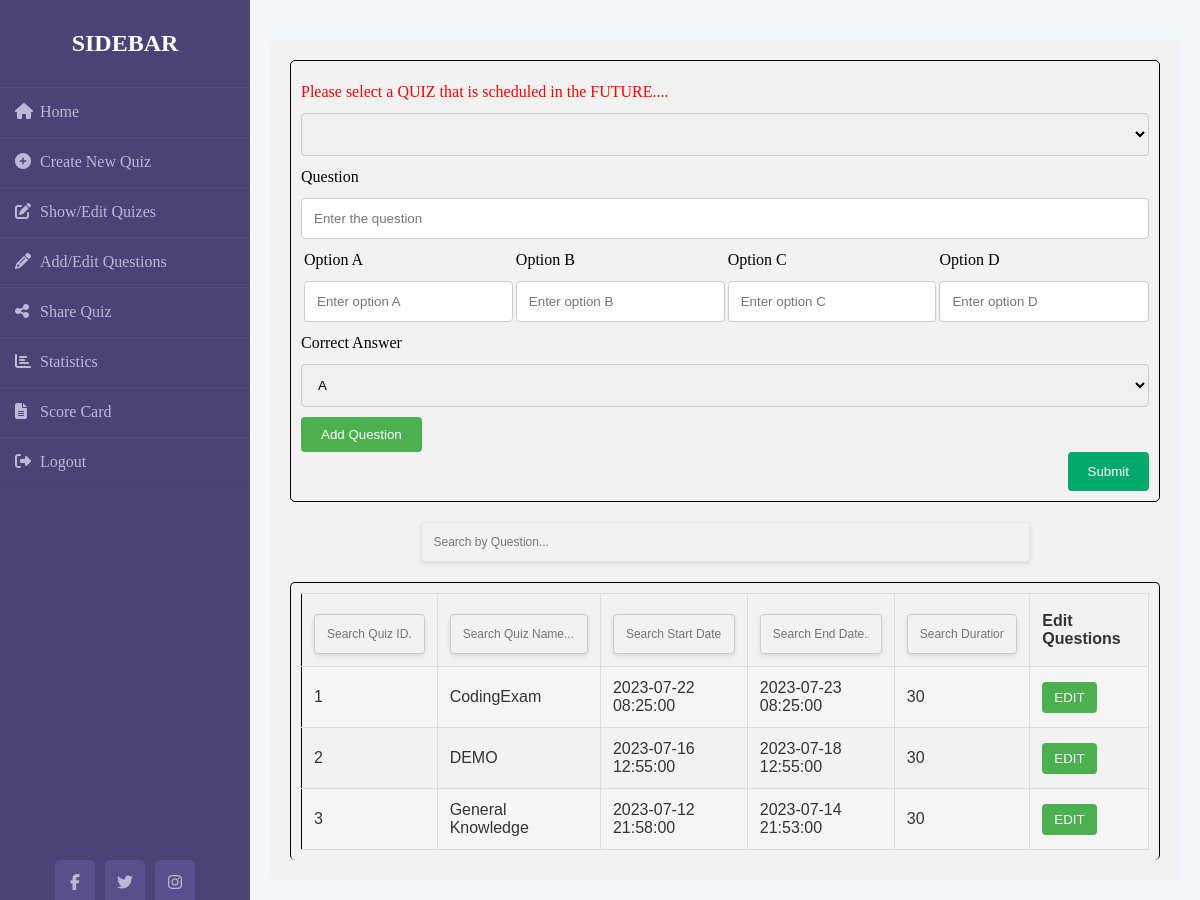
/Admin/Html/updateQz.php (signed in), run on the app's committed database.
### tables this page shows
CREATE TABLE `category` (
  `id` int(11) NOT NULL,
  `quizName` varchar(255) NOT NULL,
  `quizStartTime` datetime NOT NULL,
  `quizEndTime` datetime NOT NULL,
  `duration` int(11) DEFAULT NULL,
  `adminEmail` varchar(255) DEFAULT NULL
);

### Admin/Html/updateQz.php (the view, shortened to what this page needs)
<!DOCTYPE html>
<html lang="en">
<head>
    <link rel="stylesheet" href="../Css/navBar.css">
    <link rel="stylesheet" href="../Css/home.css">
    <link rel="stylesheet" href="../Css/editQuiz.css">
    <link rel="stylesheet" href="../Css/showQuiz.css">
</head>
<body>
    <div class="wrapper">
        <div class="sidebar">
            <h2>Sidebar</h2>
            <ul>
                <li><a href="home.php"><i class="fas fa-home"></i>Home</a></li>
                <li><a href="createQz.php"><i class="fas fa-plus-circle"></i>Create New Quiz</a></li>
                <li><a href="qzUpdate.php"><i class="fas fa-edit"></i>Show/Edit Quizes</a></li>
                <li><a href="updateQz.php"><i class="fas fas fa-pencil-alt"></i>Add/Edit Questions</a></li>
                <li><a href="shareQz.php"><i class="fas fas fa-share-alt"></i>Share Quiz</a></li>
                <li><a href="statistics.php"><i class="fas fas fa-chart-bar"></i>Statistics</a></li>
                <li><a href="scoreCard.php"><i class="fas fa-file-alt"></i>Score Card</a></li>
                <li><a href="logout.php"><i class="fas fa-sign-out-alt"></i>Logout</a></li>
            </ul>
            <div class="social_media">
                <a href="#"><i class="fab fa-facebook-f"></i></a>
                <a href="#"><i class="fab fa-twitter"></i></a>
                <a href="#"><i class="fab fa-instagram"></i></a>
            </div>
        </div>
        <div class="main_content">
            <div class="container">
                <form action="addQuesInQuiz.php" method="post" id="quizForm">
                     <div class="row">
                        <label style="color:red";>Please select a QUIZ that is scheduled in the FUTURE....</label>
                        <select class="answer" name ="selectQuizId" required>
                        </select>
                    </div>
                    <div id="questionsContainer">
                        <div class="question-row">
                            <div class="row">
                                <label>Question</label>
                                <input type="text" class="quiz" name="question[]" placeholder="Enter the question"
                                    required autocomplete="off">
                            </div>
                            <div class="rowFlex">
                                <div class="row">
                                    <label>Option A</label>
                                    <input type="text" class="questions" name="option1[]" placeholder="Enter option A"
                                        required autocomplete="off">
                                </div>
                                <div class="row">
                                    <label>Option B</label>
                                    <input type="text" class="option" name="option2[]" placeholder="Enter option B"
                                        required autocomplete="off">
                                </div>
                                <div class="row">
                                    <label>Option C</label>
                                    <input type="text" class="option" name="option3[]" placeholder="Enter option C"
                                        required autocomplete="off">
                                </div>
                                <div class="row">
                                    <label>Option D</label>
                                    <input type="text" class="option select" name="option4[]" placeholder="Enter option D"
                                        required autocomplete="off">
                                </div>
                            </div>
                            <div class="row">
                                <label>Correct Answer</label>
                                <select class="answer" name="answer[]" required>
                                    <option value="A">A</option>
                                </select>
                            </div>
                        </div>
                    </div>
                    <div class="row">
                        <button type="button" class="add-question-btn" onclick="addQuestion()">Add Question</button>
                    </div>
                    <div class="row">
                        <input type="submit" value="Submit">
                    </div>
                </form>
                <input type="text" id="searchInputTop" onkeyup="searchByName()" placeholder="Search by Question..."
                    class="search-input">
                    <div class="tableOverFlow">
                <table id="quizTable">
                    <tr>
                        <th>
                            <input type="text" id="searchInput0" onkeyup="searchTable(0)"
                                placeholder="Search Quiz ID..." class="search-input">
                        </th>
                        <th>
                            <input type="text" id="searchInput1" onkeyup="searchTable(1)"
                                placeholder="Search Quiz Name..." class="search-input">
                        </th>
                        <th>
                            <input type="text" id="searchInput2" onkeyup="searchTable(2)"
                                placeholder="Search Start Date..." class="search-input">
                        </th>
                        <th>
                            <input type="text" id="searchInput3" onkeyup="searchTable(3)"
                                placeholder="Search End Date..." class="search-input">
                        </th>
                        <th>
                            <input type="text" id="searchInput4" onkeyup="searchTable(4)"
                                placeholder="Search Duration..." class="search-input">
                        </th>
                        <th>Edit Questions</th>
                    </tr>
                    <?php
                        $servername="localhost";
                        $username="root";
                        $password="";
                        $connection = mysqli_connect($servername,$username,$password);
                        $query = "SELECT * FROM category WHERE adminEmail = '" . $_SESSION['adminEmail'] . "'";
                        $result=mysqli_query($connection,$query);
                        $i = 1;
                        while($row = mysqli_fetch_array($result)){
                        ?>
                    <tr>
                        <td>
                            <?php echo $i++; ?>
                        </td>
                        <td>
                            <?php echo $row['quizName'] ?>
                        </td>
                        <td>
                            <?php echo $row['quizStartTime'] ?>
                        </td>
                        <td>
                            <?php echo $row['quizEndTime'] ?>
                        </td>
                        <td>
                            <?php echo $row['duration'] ?>
                        </td>
                        <td>
                            <button class="edit-btn">
                                <a href="updateQues.php?id=<?php echo $row['id'];?>" style="color:white;"
                                    class="btn edit-link" data-toggle="tooltip" data-placement="top"
                                    title="EDIT" onclick="return dateCheckEdit('<?php echo $row['quizStartTime']; ?>','<?php echo $row['id']; ?>') ">EDIT</a>
                            </button>
                        </td>
                    </tr>
                    <?php
                        }
                        ?>
                </table>
            </div>
            </div>
        </div>
</body>
</html>

### Admin/Css/navBar.css (style rules this page uses)
* { margin: 0; padding: 0; box-sizing: border-box; list-style: none; text-decoration: none; }
body { background-color: #f3f5f9; }
.wrapper { display: flex; position: relative; }
.sidebar { z-index: 1; width: 250px; height: 100%; background: #4b4276; padding: 30px 0px; position: fixed; transition: transform 0.3s ease-in-out; }
.sidebar h2 { color: #fff; text-transform: uppercase; text-align: center; margin-bottom: 30px; }
.sidebar ul li { padding: 15px; border-bottom: 1px solid #bdb8d7; border-bottom: 1px solid rgba(0, 0, 0, 0.05); border-top: 1px solid rgba(255, 255, 255, 0.05); }
.sidebar ul li a { color: #bdb8d7; display: block; }
.sidebar ul li a .fas { width: 25px; }
.sidebar .social_media { position: absolute; bottom: 0; left: 50%; transform: translateX(-50%); display: flex; }
.sidebar .social_media a { display: block; width: 40px; background: #594f8d; height: 40px; line-height: 45px; text-align: center; margin: 0 5px; color: #bdb8d7; border-top-left-radius: 5px; border-top-right-radius: 5px; }
.main_content { margin-left: 250px; min-height: 100vh; padding: 20px; transition: margin-left 0.3s ease-in-out; }

### Admin/Css/home.css (style rules this page uses)
.main_content { width: 100%; background-color: #FCCF31 + #F55555; height: 100vh; }

### Admin/Css/editQuiz.css (style rules this page uses)
.main_content { width: 100%; min-height: 100vh !important; }
#quizForm { border: 1px solid black; border-radius: 5px; padding: 10px; }
.container { border-radius: 5px; padding: 10px; padding: 20px; margin-top: 20px; border-radius: 5px; background-color: #f2f2f2; }
input[type="text"], input[type="number"], input[type="email"], select, textarea { width: 100%; border: none; padding: 12px; border: 1px solid #ccc; border-radius: 4px; box-sizing: border-box; resize: vertical; }
label { display: inline-block; padding: 12px 12px 12px 0; }
input[type="submit"] { float: right; padding: 12px 20px; background-color: #04AA6D; color: white; border: none; border-radius: 4px; cursor: pointer; }
.row:after { content: ""; display: table; clear: both; }
.add-question-btn { margin-top: 10px; padding: 10px 20px; background-color: #4CAF50; color: white; border: none; border-radius: 4px; cursor: pointer; }
.rowFlex { display: flex; justify-content: space-between; }
.rowFlex .row { margin-left: 3px; }

### Admin/Css/showQuiz.css (style rules this page uses)
* { box-sizing: border-box; }
table { width: 100%; border-collapse: collapse; font-family: Arial, sans-serif; color: #333; border: 1px solid black; padding: 2px; }
th, td { padding: 12px; text-align: left; border-bottom: 1px solid #ddd; border-right: 1px solid #ddd; }
th { background-color: #f2f2f2; font-weight: bold; border-top: 1px solid #ddd; position: relative; }
tr:nth-child(even) { background-color: #f5f5f5; }
.edit-btn, .delete-btn { padding: 8px 12px; background-color: #4CAF50; color: white; border: none; cursor: pointer; border-radius: 4px; }
.search-input { padding: 13px; margin-top: 8px; margin-right: 16px; font-size: 12px; border: none; border-radius: 5px; box-shadow: 0 2px 4px rgba(0, 0, 0, 0.1); background-color: #f2f2f2; color: #333; transition: box-shadow 0.3s ease-in-out; }
#searchInputTop { width: 70%; margin: 20px auto; border: 1px solid rgb(237, 229, 229); display: block; }
.main_content { overflow-x: hidden; }
.tableOverFlow { padding-bottom: 10px; overflow-x: auto; border-right: 1px solid black; border-left: 1px solid black; border-top: 1px solid black; border-radius: 5px; padding: 10px; }

### data on the page
category: quizName "CodingExam", quizStartTime "2023-07-22 08:25:00", quizEndTime "2023-07-23 08:25:00", duration "30"
category: quizName "DEMO", quizStartTime "2023-07-16 12:55:00", quizEndTime "2023-07-18 12:55:00", duration "30"
category: quizName "General Knowledge", quizStartTime "2023-07-12 21:58:00", quizEndTime "2023-07-14 21:53:00", duration "30"
